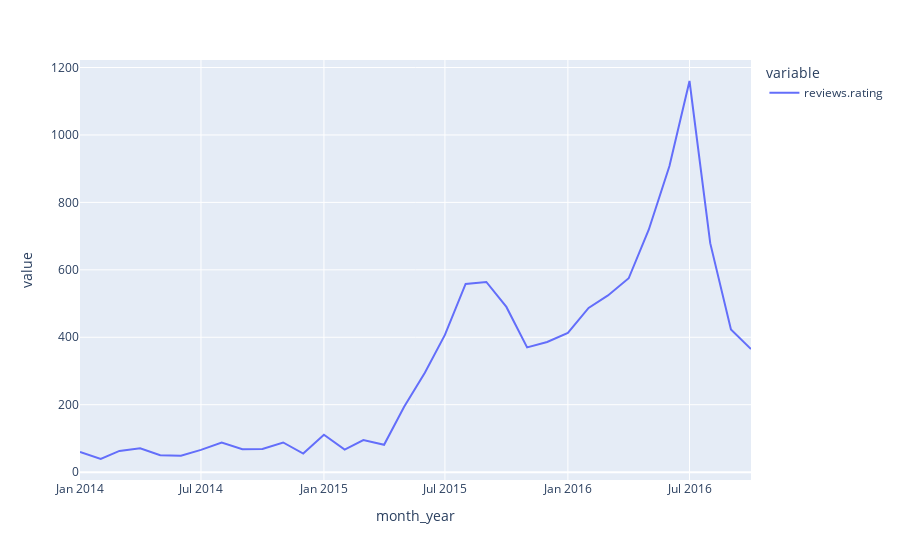

Here is the notebook cell this chart was saved with:
### Code cell
px.line(df_reduced.groupby('month_year')['reviews.rating'].count())

### Figure 1 — Plotly figure (JSON) as saved in the notebook; plotly's stock layout.template omitted (floating-point values rounded to 4 significant figures)
{"data": [{"hovertemplate": "variable=reviews.rating<br>month_year=%{x}<br>value=%{y}<extra></extra>", "legendgroup": "reviews.rating", "line": {"color": "#636efa", "dash": "solid"}, "marker": {"symbol": "circle"}, "mode": "lines", "name": "reviews.rating", "orientation": "v", "showlegend": true, "type": "scatter", "x": ["2014-01-01", "2014-02-01", "2014-03-01", "2014-04-01", "2014-05-01", "2014-06-01", "2014-07-01", "2014-08-01", "2014-09-01", "2014-10-01", "2014-11-01", "2014-12-01", "2015-01-01", "2015-02-01", "2015-03-01", "2015-04-01", "2015-05-01", "2015-06-01", "2015-07-01", "2015-08-01", "2015-09-01", "2015-10-01", "2015-11-01", "2015-12-01", "2016-01-01", "2016-02-01", "2016-03-01", "2016-04-01", "2016-05-01", "2016-06-01", "2016-07-01", "2016-08-01", "2016-09-01", "2016-10-01"], "xaxis": "x", "y": [60, 39, 63, 71, 50, 49, 66, 88, 68, 69, 88, 55, 111, 67, 95, 81, 194, 295, 407, 558, 564, 490, 370, 386, 413, 487, 524, 575, 719, 908, 1160, 679, 423, 365], "yaxis": "y"}], "layout": {"legend": {"title": {"text": "variable"}, "tracegroupgap": 0}, "margin": {"t": 60}, "xaxis": {"anchor": "y", "domain": [0, 1], "title": {"text": "month_year"}}, "yaxis": {"anchor": "x", "domain": [0, 1], "title": {"text": "value"}}}}
